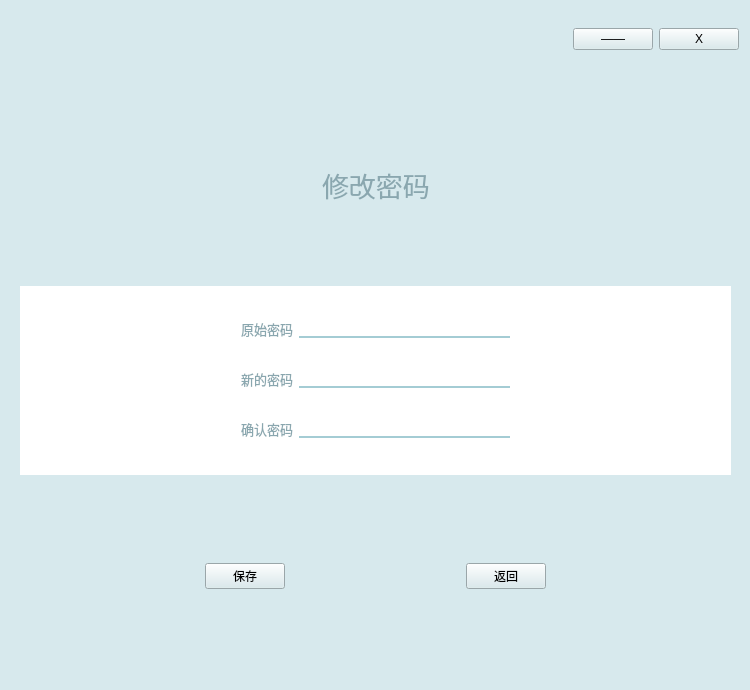
<?xml version="1.0" encoding="UTF-8"?>
<ui version="4.0">
 <class>Tc_Pwd</class>
 <widget class="QWidget" name="Tc_Pwd">
  <property name="geometry">
   <rect>
    <x>0</x>
    <y>0</y>
    <width>750</width>
    <height>690</height>
   </rect>
  </property>
  <property name="windowTitle">
   <string>Form</string>
  </property>
  <property name="styleSheet">
   <string notr="true">background-color: rgb(215, 233, 237);</string>
  </property>
  <widget class="QWidget" name="title_widget" native="true">
   <property name="geometry">
    <rect>
     <x>10</x>
     <y>9</y>
     <width>729</width>
     <height>60</height>
    </rect>
   </property>
   <property name="maximumSize">
    <size>
     <width>16777215</width>
     <height>60</height>
    </size>
   </property>
   <layout class="QHBoxLayout" name="horizontalLayout">
    <item>
     <spacer name="horizontalSpacer">
      <property name="orientation">
       <enum>Qt::Horizontal</enum>
      </property>
      <property name="sizeHint" stdset="0">
       <size>
        <width>40</width>
        <height>20</height>
       </size>
      </property>
     </spacer>
    </item>
    <item>
     <widget class="QPushButton" name="hide_btn">
      <property name="text">
       <string>——</string>
      </property>
     </widget>
    </item>
    <item>
     <widget class="QPushButton" name="close_btn">
      <property name="text">
       <string>X</string>
      </property>
     </widget>
    </item>
   </layout>
  </widget>
  <widget class="QWidget" name="widget" native="true">
   <property name="geometry">
    <rect>
     <x>20</x>
     <y>90</y>
     <width>711</width>
     <height>581</height>
    </rect>
   </property>
   <layout class="QVBoxLayout" name="verticalLayout">
    <item>
     <widget class="QWidget" name="info_title_widget" native="true">
      <property name="styleSheet">
       <string notr="true"/>
      </property>
      <layout class="QGridLayout" name="gridLayout_2">
       <item row="0" column="1" alignment="Qt::AlignHCenter">
        <widget class="QLabel" name="title_label">
         <property name="maximumSize">
          <size>
           <width>200</width>
           <height>16777215</height>
          </size>
         </property>
         <property name="font">
          <font>
           <pointsize>20</pointsize>
          </font>
         </property>
         <property name="styleSheet">
          <string notr="true">color: rgb(138, 167, 175);</string>
         </property>
         <property name="text">
          <string>修改密码</string>
         </property>
        </widget>
       </item>
       <item row="0" column="2">
        <spacer name="horizontalSpacer_5">
         <property name="orientation">
          <enum>Qt::Horizontal</enum>
         </property>
         <property name="sizeHint" stdset="0">
          <size>
           <width>40</width>
           <height>20</height>
          </size>
         </property>
        </spacer>
       </item>
       <item row="0" column="0">
        <spacer name="horizontalSpacer_4">
         <property name="orientation">
          <enum>Qt::Horizontal</enum>
         </property>
         <property name="sizeHint" stdset="0">
          <size>
           <width>40</width>
           <height>20</height>
          </size>
         </property>
        </spacer>
       </item>
      </layout>
     </widget>
    </item>
    <item>
     <widget class="QWidget" name="info_content_widget" native="true">
      <property name="styleSheet">
       <string notr="true">background-color: rgb(255, 255, 255);
color: rgb(138, 167, 175);</string>
      </property>
      <layout class="QGridLayout" name="gridLayout">
       <item row="0" column="2">
        <widget class="QLineEdit" name="tc_before_pwd_tx">
         <property name="minimumSize">
          <size>
           <width>110</width>
           <height>0</height>
          </size>
         </property>
         <property name="styleSheet">
          <string notr="true">background:transparent;
border-color:#a4ccd4;
border-style:solid;
border-top-width:0px;
border-right-width:0px;
border-bottom-width:2px;
border-left-width:0px;</string>
         </property>
        </widget>
       </item>
       <item row="1" column="2">
        <widget class="QLineEdit" name="tc_new_pwd_tx">
         <property name="minimumSize">
          <size>
           <width>90</width>
           <height>0</height>
          </size>
         </property>
         <property name="styleSheet">
          <string notr="true">background:transparent;
border-color:#a4ccd4;
border-style:solid;
border-top-width:0px;
border-right-width:0px;
border-bottom-width:2px;
border-left-width:0px;</string>
         </property>
        </widget>
       </item>
       <item row="2" column="1">
        <widget class="QLabel" name="tc_pwd_again">
         <property name="font">
          <font>
           <pointsize>10</pointsize>
          </font>
         </property>
         <property name="text">
          <string>确认密码</string>
         </property>
        </widget>
       </item>
       <item row="0" column="0">
        <spacer name="horizontalSpacer_2">
         <property name="orientation">
          <enum>Qt::Horizontal</enum>
         </property>
         <property name="sizeHint" stdset="0">
          <size>
           <width>40</width>
           <height>20</height>
          </size>
         </property>
        </spacer>
       </item>
       <item row="0" column="1">
        <widget class="QLabel" name="tc_before_pwd">
         <property name="font">
          <font>
           <pointsize>10</pointsize>
          </font>
         </property>
         <property name="text">
          <string>原始密码</string>
         </property>
        </widget>
       </item>
       <item row="1" column="1">
        <widget class="QLabel" name="tc_new_pwd">
         <property name="font">
          <font>
           <pointsize>10</pointsize>
          </font>
         </property>
         <property name="text">
          <string>新的密码</string>
         </property>
        </widget>
       </item>
       <item row="0" column="3">
        <spacer name="horizontalSpacer_3">
         <property name="orientation">
          <enum>Qt::Horizontal</enum>
         </property>
         <property name="sizeHint" stdset="0">
          <size>
           <width>40</width>
           <height>20</height>
          </size>
         </property>
        </spacer>
       </item>
       <item row="2" column="2">
        <widget class="QLineEdit" name="tc_pwd_again_tx">
         <property name="minimumSize">
          <size>
           <width>90</width>
           <height>0</height>
          </size>
         </property>
         <property name="styleSheet">
          <string notr="true">background:transparent;
border-color:#a4ccd4;
border-style:solid;
border-top-width:0px;
border-right-width:0px;
border-bottom-width:2px;
border-left-width:0px;</string>
         </property>
        </widget>
       </item>
      </layout>
     </widget>
    </item>
    <item>
     <widget class="QWidget" name="btn_widget" native="true">
      <layout class="QHBoxLayout" name="horizontalLayout_2">
       <item>
        <spacer name="horizontalSpacer_6">
         <property name="orientation">
          <enum>Qt::Horizontal</enum>
         </property>
         <property name="sizeHint" stdset="0">
          <size>
           <width>40</width>
           <height>20</height>
          </size>
         </property>
        </spacer>
       </item>
       <item>
        <widget class="QPushButton" name="save_btn">
         <property name="text">
          <string>保存</string>
         </property>
        </widget>
       </item>
       <item>
        <spacer name="horizontalSpacer_7">
         <property name="orientation">
          <enum>Qt::Horizontal</enum>
         </property>
         <property name="sizeHint" stdset="0">
          <size>
           <width>40</width>
           <height>20</height>
          </size>
         </property>
        </spacer>
       </item>
       <item>
        <widget class="QPushButton" name="return_btn">
         <property name="text">
          <string>返回</string>
         </property>
        </widget>
       </item>
       <item>
        <spacer name="horizontalSpacer_8">
         <property name="orientation">
          <enum>Qt::Horizontal</enum>
         </property>
         <property name="sizeHint" stdset="0">
          <size>
           <width>40</width>
           <height>20</height>
          </size>
         </property>
        </spacer>
       </item>
      </layout>
     </widget>
    </item>
   </layout>
  </widget>
 </widget>
 <resources/>
 <connections/>
</ui>
